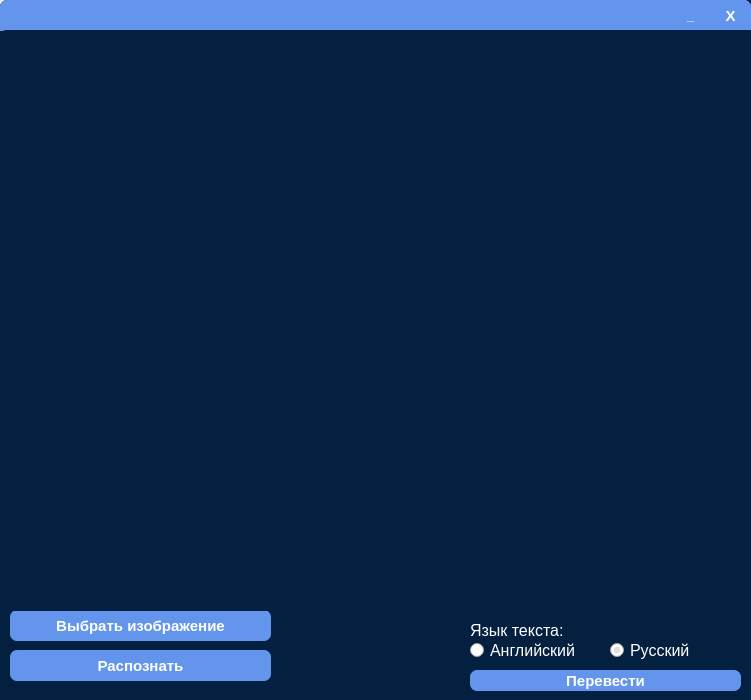
<?xml version="1.0" encoding="UTF-8"?>
<ui version="4.0">
 <class>MainWindow</class>
 <widget class="QMainWindow" name="MainWindow">
  <property name="geometry">
   <rect>
    <x>0</x>
    <y>0</y>
    <width>751</width>
    <height>700</height>
   </rect>
  </property>
  <property name="windowTitle">
   <string>MainWindow</string>
  </property>
  <widget class="QWidget" name="centralwidget">
   <widget class="QFrame" name="frame_4">
    <property name="geometry">
     <rect>
      <x>0</x>
      <y>0</y>
      <width>831</width>
      <height>771</height>
     </rect>
    </property>
    <property name="styleSheet">
     <string notr="true">QFrame{
	color: white;
	border-radius: 7px;
	background-color: #032040;
}</string>
    </property>
    <property name="frameShape">
     <enum>QFrame::StyledPanel</enum>
    </property>
    <property name="frameShadow">
     <enum>QFrame::Raised</enum>
    </property>
    <widget class="QPushButton" name="load_button">
     <property name="geometry">
      <rect>
       <x>10</x>
       <y>610</y>
       <width>261</width>
       <height>31</height>
      </rect>
     </property>
     <property name="font">
      <font>
       <pointsize>11</pointsize>
       <weight>75</weight>
       <bold>true</bold>
      </font>
     </property>
     <property name="cursor">
      <cursorShape>PointingHandCursor</cursorShape>
     </property>
     <property name="styleSheet">
      <string notr="true">QPushButton{
	color: white;
	border-radius: 7px;
	background-color: #6495ed;
}

QPushButton:hover{
	background-color: #50566E;
}

QPushButton:pressed{
	background-color: #434965;
}</string>
     </property>
     <property name="text">
      <string>Выбрать изображение</string>
     </property>
    </widget>
    <widget class="QPushButton" name="pushButton_7">
     <property name="geometry">
      <rect>
       <x>10</x>
       <y>650</y>
       <width>261</width>
       <height>31</height>
      </rect>
     </property>
     <property name="font">
      <font>
       <pointsize>11</pointsize>
       <weight>75</weight>
       <bold>true</bold>
      </font>
     </property>
     <property name="cursor">
      <cursorShape>PointingHandCursor</cursorShape>
     </property>
     <property name="styleSheet">
      <string notr="true">QPushButton{
	color: white;
	border-radius: 7px;
	background-color: #6495ed;
}

QPushButton:hover{
	background-color: #50566E;
}

QPushButton:pressed{
	background-color: #434965;
}</string>
     </property>
     <property name="text">
      <string>Распознать</string>
     </property>
    </widget>
    <widget class="QFrame" name="frame_3">
     <property name="geometry">
      <rect>
       <x>0</x>
       <y>0</y>
       <width>751</width>
       <height>31</height>
      </rect>
     </property>
     <property name="styleSheet">
      <string notr="true">QFrame{
	border-bottom-left-radius: 0px;
	border-bottom-right-radius: 0px;
	background-color: #6495ed;
}</string>
     </property>
     <property name="frameShape">
      <enum>QFrame::StyledPanel</enum>
     </property>
     <property name="frameShadow">
      <enum>QFrame::Raised</enum>
     </property>
    </widget>
    <widget class="QPushButton" name="pushButton_1">
     <property name="geometry">
      <rect>
       <x>710</x>
       <y>0</y>
       <width>41</width>
       <height>31</height>
      </rect>
     </property>
     <property name="font">
      <font>
       <pointsize>11</pointsize>
       <weight>75</weight>
       <bold>true</bold>
      </font>
     </property>
     <property name="cursor">
      <cursorShape>PointingHandCursor</cursorShape>
     </property>
     <property name="styleSheet">
      <string notr="true">QPushButton{
	color: white;
	border: none;
	border-top-right-radius: 7px;
	background-color: #6495ed;
}

QPushButton:hover{
	background-color: #45494D;
}

QPushButton:pressed{
	color: #EA2F4E;
}</string>
     </property>
     <property name="text">
      <string>X</string>
     </property>
    </widget>
    <widget class="QPushButton" name="pushButton_2">
     <property name="geometry">
      <rect>
       <x>670</x>
       <y>0</y>
       <width>41</width>
       <height>31</height>
      </rect>
     </property>
     <property name="font">
      <font>
       <pointsize>10</pointsize>
       <weight>75</weight>
       <bold>true</bold>
      </font>
     </property>
     <property name="cursor">
      <cursorShape>PointingHandCursor</cursorShape>
     </property>
     <property name="styleSheet">
      <string notr="true">QPushButton{
	color: white;
	border: none;
	border-top-right-radius: 7px;
	background-color: #6495ed;
}

QPushButton:hover{
	background-color: #45494D;
}

QPushButton:pressed{
	color: #EA2F4E;
}</string>
     </property>
     <property name="text">
      <string>_</string>
     </property>
     <property name="default">
      <bool>false</bool>
     </property>
    </widget>
    <widget class="QLabel" name="label">
     <property name="geometry">
      <rect>
       <x>0</x>
       <y>30</y>
       <width>751</width>
       <height>581</height>
      </rect>
     </property>
     <property name="text">
      <string/>
     </property>
     <property name="textFormat">
      <enum>Qt::AutoText</enum>
     </property>
     <property name="scaledContents">
      <bool>true</bool>
     </property>
     <property name="wordWrap">
      <bool>false</bool>
     </property>
    </widget>
    <widget class="QLabel" name="label_2">
     <property name="geometry">
      <rect>
       <x>0</x>
       <y>30</y>
       <width>801</width>
       <height>571</height>
      </rect>
     </property>
     <property name="autoFillBackground">
      <bool>false</bool>
     </property>
     <property name="text">
      <string/>
     </property>
     <property name="pixmap">
      <pixmap>icon/download.png</pixmap>
     </property>
    </widget>
    <widget class="QPushButton" name="load_button_2">
     <property name="geometry">
      <rect>
       <x>470</x>
       <y>670</y>
       <width>271</width>
       <height>21</height>
      </rect>
     </property>
     <property name="font">
      <font>
       <pointsize>11</pointsize>
       <weight>75</weight>
       <bold>true</bold>
      </font>
     </property>
     <property name="cursor">
      <cursorShape>PointingHandCursor</cursorShape>
     </property>
     <property name="styleSheet">
      <string notr="true">QPushButton{
	color: white;
	border-radius: 7px;
	background-color: #6495ed;
}

QPushButton:hover{
	background-color: #50566E;
}

QPushButton:pressed{
	background-color: #434965;
}</string>
     </property>
     <property name="text">
      <string>Перевести</string>
     </property>
    </widget>
    <widget class="QRadioButton" name="radioButton_2">
     <property name="geometry">
      <rect>
       <x>470</x>
       <y>640</y>
       <width>131</width>
       <height>21</height>
      </rect>
     </property>
     <property name="font">
      <font>
       <pointsize>12</pointsize>
      </font>
     </property>
     <property name="styleSheet">
      <string notr="true">QRadioButton{
	color: white;
	border-radius: 7px;
}</string>
     </property>
     <property name="text">
      <string>Английский</string>
     </property>
     <property name="icon">
      <iconset>
       <normaloff>icon/UnitedKingdom.png</normaloff>icon/UnitedKingdom.png</iconset>
     </property>
    </widget>
    <widget class="QLabel" name="label_3">
     <property name="geometry">
      <rect>
       <x>470</x>
       <y>620</y>
       <width>271</width>
       <height>21</height>
      </rect>
     </property>
     <property name="font">
      <font>
       <pointsize>12</pointsize>
      </font>
     </property>
     <property name="text">
      <string>Язык текста:</string>
     </property>
    </widget>
    <widget class="QRadioButton" name="radioButton_3">
     <property name="geometry">
      <rect>
       <x>610</x>
       <y>640</y>
       <width>131</width>
       <height>21</height>
      </rect>
     </property>
     <property name="font">
      <font>
       <pointsize>12</pointsize>
      </font>
     </property>
     <property name="styleSheet">
      <string notr="true">QRadioButton{
	color: white;
	border-radius: 7px;
}</string>
     </property>
     <property name="text">
      <string>Русский</string>
     </property>
     <property name="icon">
      <iconset>
       <normaloff>icon/Russia.png</normaloff>icon/Russia.png</iconset>
     </property>
     <property name="checked">
      <bool>true</bool>
     </property>
    </widget>
   </widget>
  </widget>
 </widget>
 <resources/>
 <connections/>
</ui>
